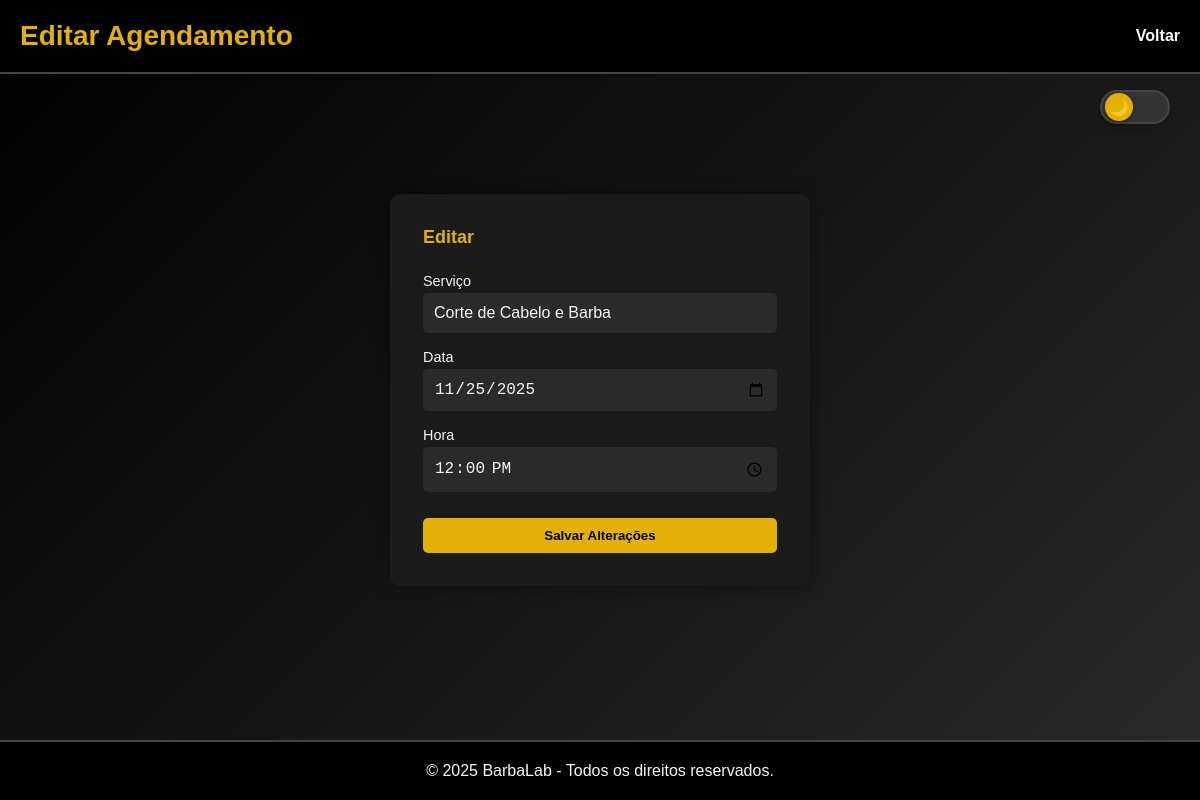
The page /Admin/editar_agendamento.php?id=1 (signed in) on the database its author committed.
### tables this page shows
CREATE TABLE `agendamento` (
  `id` int(11) NOT NULL,
  `nome` varchar(150) NOT NULL,
  `email` varchar(255) NOT NULL,
  `serviços` varchar(150) NOT NULL,
  `data` date NOT NULL,
  `hora` time NOT NULL
);

### Admin/editar_agendamento.php (the view, shortened to what this page needs)
<?php
include '../conexao.php';
$id = intval($_GET['id']);
$sql = "SELECT * FROM agendamento WHERE id = ?";
$stmt = $conn->prepare($sql);
$stmt->bind_param("i", $id);
$stmt->execute();
$result = $stmt->get_result();
$ag = $result->fetch_assoc();
?>
<!DOCTYPE html>
<html lang="pt-BR">
<head>
<link rel="stylesheet" href="../style.css">
</head>
<body>
<header>
    <h1>Editar Agendamento</h1>
    <nav>
        <a href="admin.php">Voltar</a>
    </nav>
</header>
<div class="theme-toggle" id="themeToggle">
  <div class="slider"></div>
</div>
<div class="login-container">
    <div class="login-box" style="width:420px; text-align:left;">
        <h2>Editar</h2>
        <form method="POST">
            <div class="input-group">
                <label>Serviço</label>
                <input type="text" name="servico" value="<?= $ag['serviços']; ?>" required>
            </div>
            <div class="input-group">
                <label>Data</label>
                <input type="date" name="data" value="<?= $ag['data']; ?>" required>
            </div>
            <div class="input-group">
                <label>Hora</label>
                <input type="time" name="hora" value="<?= $ag['hora']; ?>" required>
            </div>
            <button type="submit" class="btn">Salvar Alterações</button>
        </form>
    </div>
</div>
<footer>
    <p>© 2025 BarbaLab - Todos os direitos reservados.</p>
</footer>
</body>
</html>

### style.css (style rules this page uses)
* { margin: 0; padding: 0; box-sizing: border-box; }
:root { --bg-gradient-start: #000; --bg-gradient-end: #2a2a2a; --text-color: #f5f5f5; --header-bg: #000; --header-border: #444; --link-color: #fff; --link-hover: #e2b007; --box-bg: #1b1b1b; --box-border: transparent; --box-shadow: rgba(0,0,0,0.5); --input-bg: #2a2a2a; --input-color: #f5f5f5; --input-border: transparent; --footer-bg: #000; --footer-border: #444; --card-bg: #1b1b1b; --card-border: #333; --toggle-bg: #333; --toggle-slider: #e2b007; }
body { font-family: 'Poppins', sans-serif; background: linear-gradient(135deg, var(--bg-gradient-start), var(--bg-gradient-end)); min-height: 100vh; color: var(--text-color); transition: all 0.3s ease; display: flex; flex-direction: column; }
header { width: 100%; background: var(--header-bg); padding: 20px; display: flex; justify-content: space-between; align-items: center; border-bottom: 2px solid var(--header-border); }
header h1 { color: #e2b007; font-size: 28px; }
nav a { text-decoration: none; color: var(--link-color); margin-left: 15px; font-weight: bold; transition: 0.3s; }
.theme-toggle { position: fixed; top: 90px; right: 30px; width: 70px; height: 34px; background: var(--toggle-bg); border-radius: 34px; cursor: pointer; transition: all 0.4s ease; display: flex; align-items: center; padding: 3px; z-index: 1000; box-shadow: 0 2px 8px rgba(0,0,0,0.3); border: 2px solid var(--header-border); }
.theme-toggle .slider { width: 28px; height: 28px; background: var(--toggle-slider); border-radius: 50%; position: absolute; left: 3px; transition: all 0.4s cubic-bezier(0.68, -0.55, 0.265, 1.55); display: flex; align-items: center; justify-content: center; box-shadow: 0 2px 5px rgba(0,0,0,0.3); }
.theme-toggle .slider::before { content: '🌙'; font-size: 16px; position: absolute; }
.login-container { width: 100%; margin-top: 120px; margin-bottom: 60px; display: flex; flex-direction: column; align-items: center; }
.login-box { background: var(--box-bg); padding: 2rem; border-radius: 10px; width: 340px; box-shadow: 0 0 15px var(--box-shadow); text-align: center; border: 1px solid var(--box-border); }
.login-box h2 { font-size: 18px; margin-bottom: 25px; color: #e2b007; }
.input-group { width: 100%; text-align: left; margin-bottom: 1rem; }
.input-group label { font-size: 0.9rem; margin-bottom: 4px; display: block; }
.input-group input { width: 100%; padding: 10px; border-radius: 5px; font-size: 1rem; border: 1px solid var(--input-border); background: var(--input-bg); color: var(--input-color); transition: all 0.3s ease; }
.btn { width: 100%; padding: 10px; background: #e2b007; color: #000; font-weight: bold; border: none; border-radius: 5px; cursor: pointer; margin-top: 10px; }
footer { margin-top: auto; width: 100%; padding: 20px; background: var(--footer-bg); text-align: center; border-top: 2px solid var(--footer-border); }
* { transition: background-color 0.3s ease, color 0.3s ease, border-color 0.3s ease; }

### rows shown on the page
agendamento: servico "Corte de Cabelo e Barba", data "11/25/2025", hora "12:00:00"
